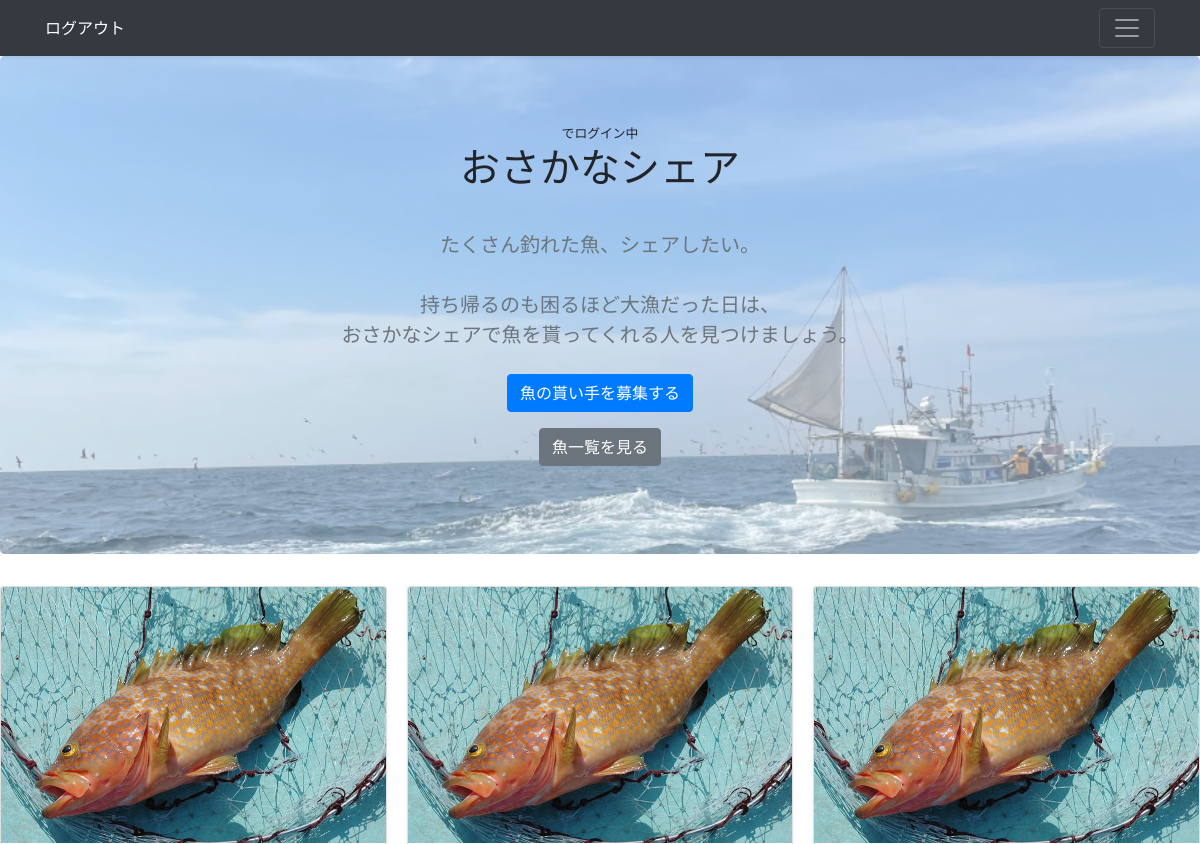
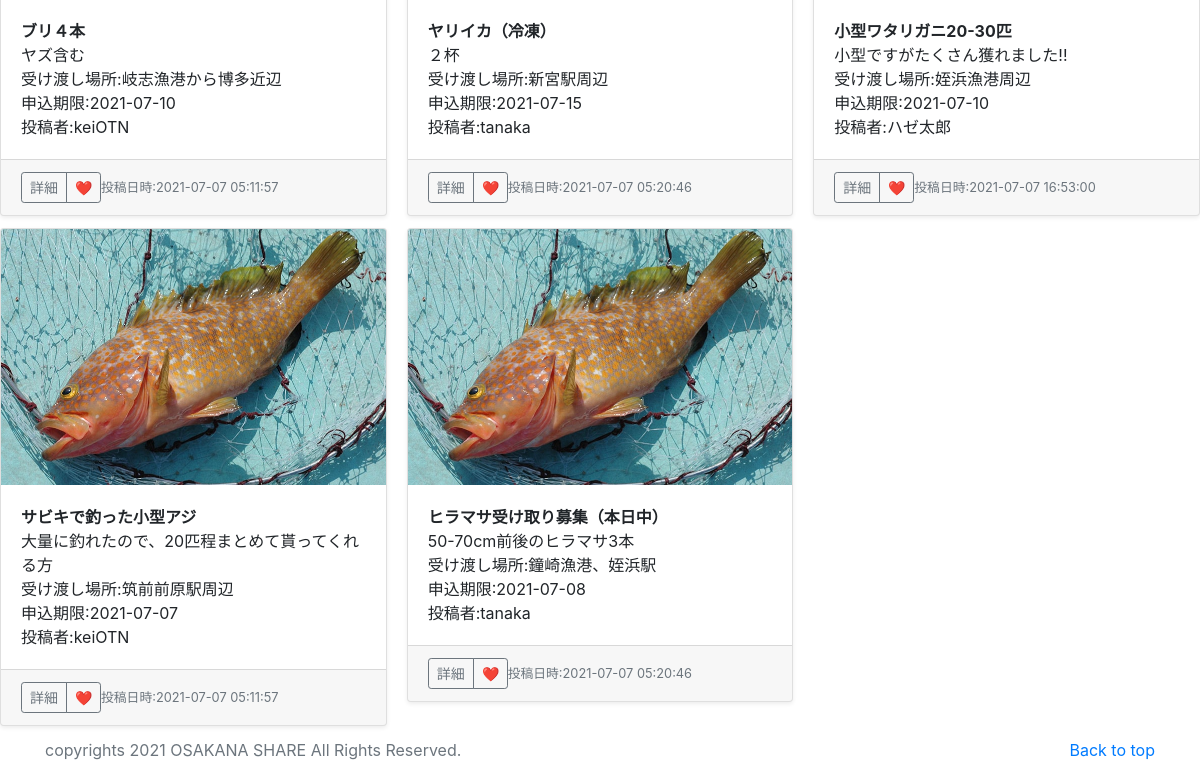
The app's page /test.php, older data (2 pictures, top to bottom).
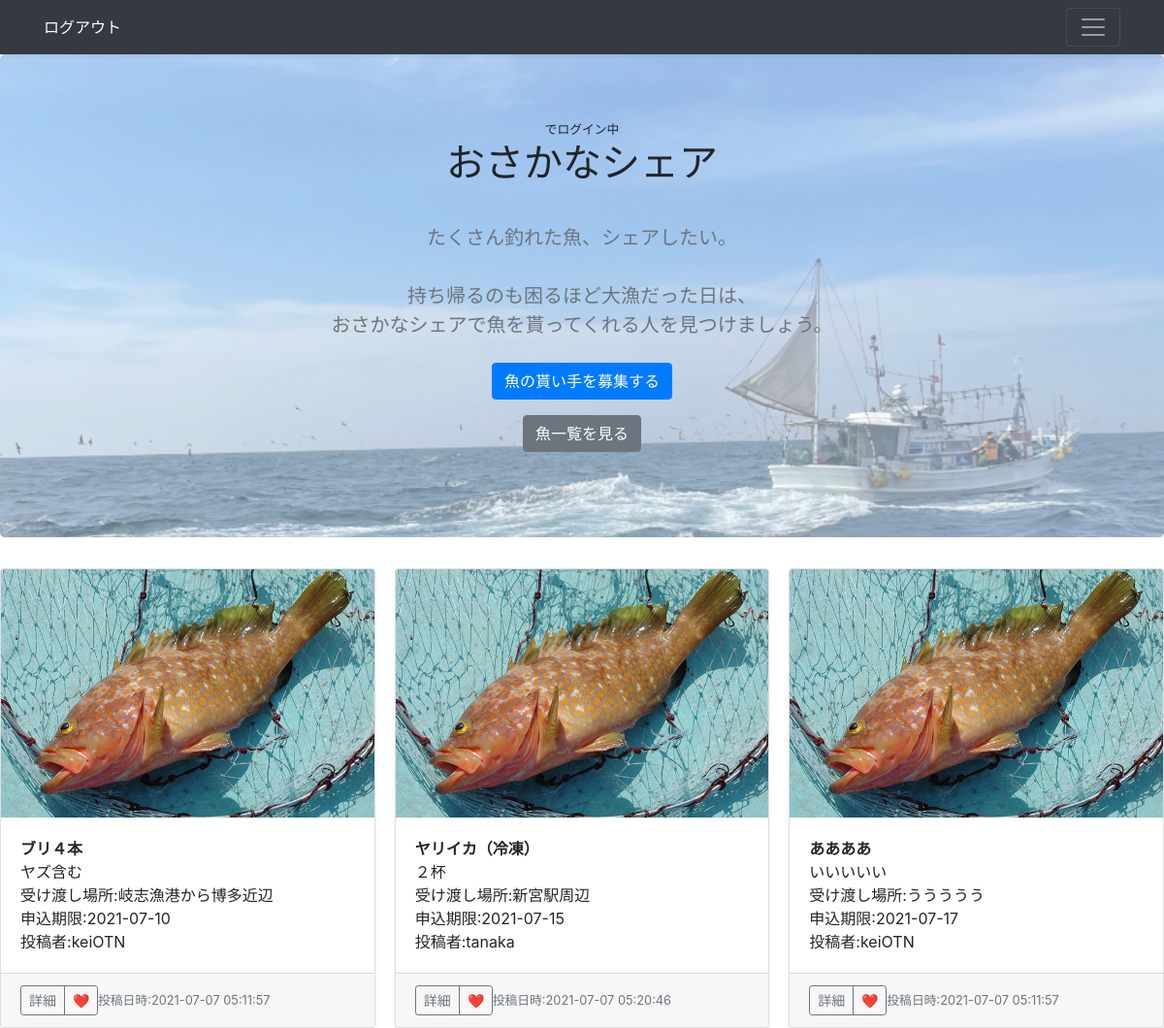
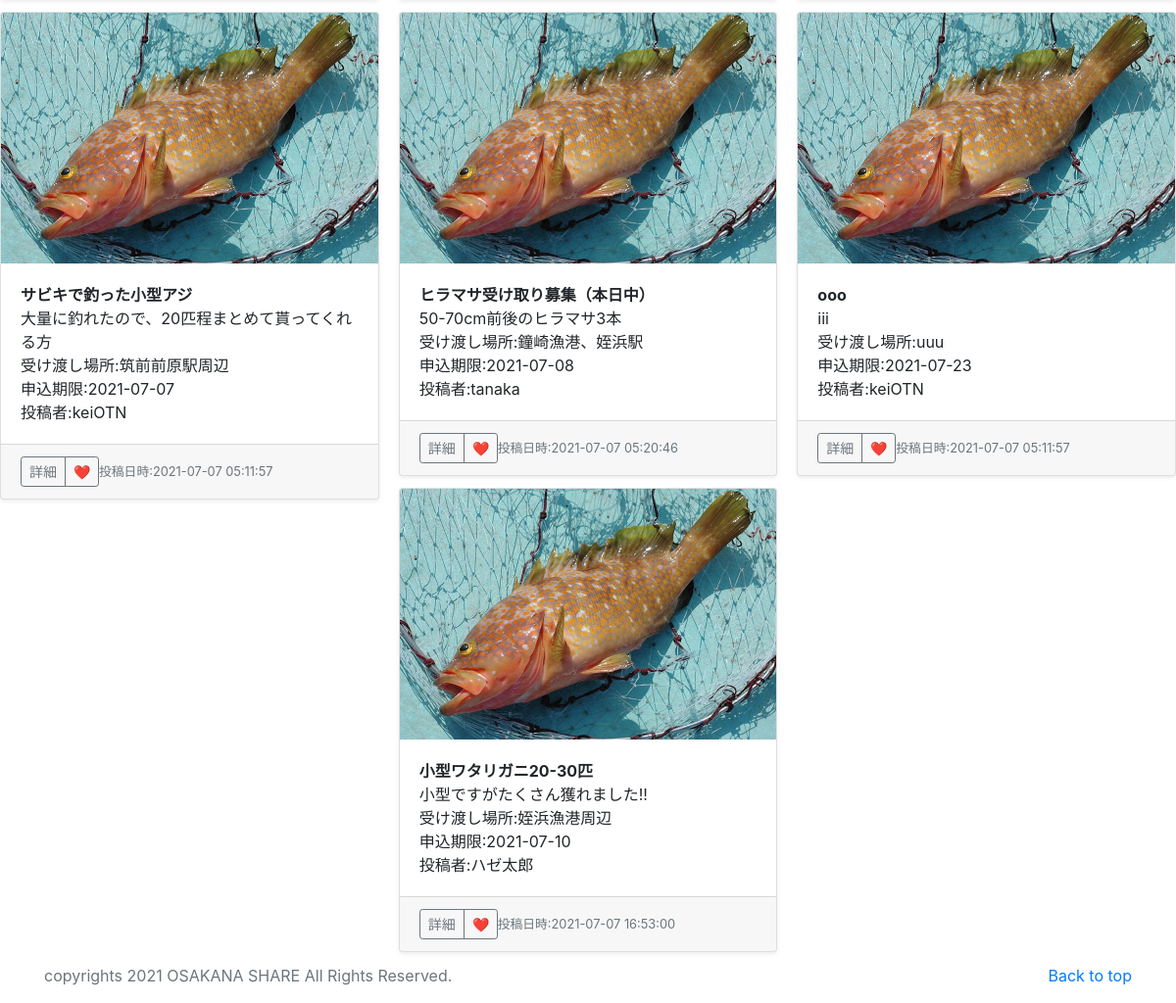
The same page, newer data (2 pictures, top to bottom).
### tables this page shows
CREATE TABLE `fish_list` (
  `id` int(12) NOT NULL,
  `title` varchar(128) NOT NULL,
  `detail` varchar(500) NOT NULL,
  `place` varchar(126) NOT NULL,
  `deadline` date NOT NULL,
  `created_at` datetime NOT NULL,
  `updated_at` datetime NOT NULL,
  `created_user_id` int(128) NOT NULL
);

CREATE TABLE `users_table` (
  `id` int(12) NOT NULL,
  `username` varchar(128) NOT NULL,
  `email` varchar(128) NOT NULL,
  `password` varchar(128) NOT NULL,
  `is_admin` int(1) DEFAULT 0,
  `is_deleted` int(1) DEFAULT 0,
  `created_at` datetime NOT NULL,
  `updated_at` datetime NOT NULL
);

### test.php (the view, shortened to what this page needs)
<?php
include("header_and_footer/header.php");
include("header_and_footer/footer.php");
$pdo = connect_to_db();
$sql = 'SELECT * FROM fish_list LEFT OUTER JOIN users_table ON fish_list.created_user_id = users_table.id';
$stmt = $pdo->prepare($sql);
$status = $stmt->execute();
if ($status == false) {
    $error = $stmt->errorInfo();
    exit('sqlError:' . $error[2]);
} else {
    $result = $stmt->fetchAll(PDO::FETCH_ASSOC);
    $output = "";
    foreach ($result as $record) {
        $output .= "<div class='card shadow-sm'>";
        $output .= "<img class='card-img-top' src='fish/kijihata.jpeg' alt=''>";
        $output .= "<div class='card-body'><strong>{$record["title"]}</strong><br><p class='card-text'>{$record["detail"]}<br>受け渡し場所:{$record["place"]}<br>申込期限:{$record["deadline"]}<br>投稿者:{$record["username"]}</p></div>";
        $output .= "<div class='card-footer'>";
        $output .= "<div class='btn-group'>";
        $output .= "<button type='button' class='btn btn-sm btn-outline-secondary' href='#'>詳細</button>";
        $output .= "<button type='button' class='btn btn-sm btn-outline-secondary'>❤️</button>";
        $output .= "</div>";
        $output .= "<small class='text-muted'>投稿日時:{$record["updated_at"]}</small>";
        $output .= "</div>";
        $output .= "</div>";
    }
}
?>
<?= $header ?>
<main role="main">
    <section class="jumbotron text-center top-img" id="top-img">
        <div class="container">
            <small><?= $username ?>でログイン中</small>
            <h1>おさかなシェア</h1>
            <p class="lead text-muted"><br>たくさん釣れた魚、シェアしたい。<br><br>持ち帰るのも困るほど大漁だった日は、<br>おさかなシェアで魚を貰ってくれる人を見つけましょう。</p>
            <p>
                <a href="give/give_input.php" class="btn btn-primary my-2">魚の貰い手を募集する</a><br>
                <a href="give/give_read.php" class="btn btn-secondary my-2">魚一覧を見る</a>
            </p>
        </div>
    </section>
    <div class="card-columns">
        <?= $output ?>
    </div>
</main>
<?= $footer ?>

### header_and_footer/header.php (shortened to what this page needs)
<?PHP
$header = '
<!DOCTYPE html>
<html lang="ja">
<head>
    <link href="http://localhost/DEV8/album/bootstrap.css" rel="stylesheet">
    <link href="http://localhost/DEV8/album/album.css" rel="stylesheet">
</head>
<body>
    <header>
    <div class="navbar navbar-dark bg-dark shadow-sm">
        <div class="container d-flex justify-content-between">
            <a href="login/logout.php" class="navbar-brand d-flex align-items-center">
                <small id="logout">ログアウト</small>
            </a>
            <button class="navbar-toggler" type="button" data-toggle="collapse" data-target="#navbarHeader" aria-controls="navbarHeader" aria-expanded="false" aria-label="Toggle navigation">
                <span class="navbar-toggler-icon"></span>
            </button>
        </div>
    </div>
</header>
';

### header_and_footer/footer.php (shortened to what this page needs)
<?PHP
$footer = '
<footer class="text-muted">
    <div class="container">
        <p class="float-right">
            <a href="#logout">Back to top</a>
        </p>
        <p>copyrights 2021 OSAKANA SHARE All Rights Reserved.</p>
        </p>
    </div>
</footer>
<script src="https://code.jquery.com/jquery-3.5.1.slim.min.js"
></script>
  <script src="http://localhost/DEV8/album/bootstrap.bundle.js"></script>
</body>
</html>
';

### header_and_footer/header.php (style rules this page uses)
.top-img { background-image: url(img/ship.png); background-color: rgba(255, 255, 255, 0.3); background-blend-mode: lighten; background-size: cover; }

Row changes from the older to the newer data that the page shows:
added fish_list: title "ああああ", detail "いいいいい", place "ううううう", deadline "2021-07-17", users_table.username "keiOTN", users_table.updated_at "2021-07-07 05:11:57"
added fish_list: title "ooo", detail "iii", place "uuu", deadline "2021-07-23", users_table.username "keiOTN", users_table.updated_at "2021-07-07 05:11:57"
